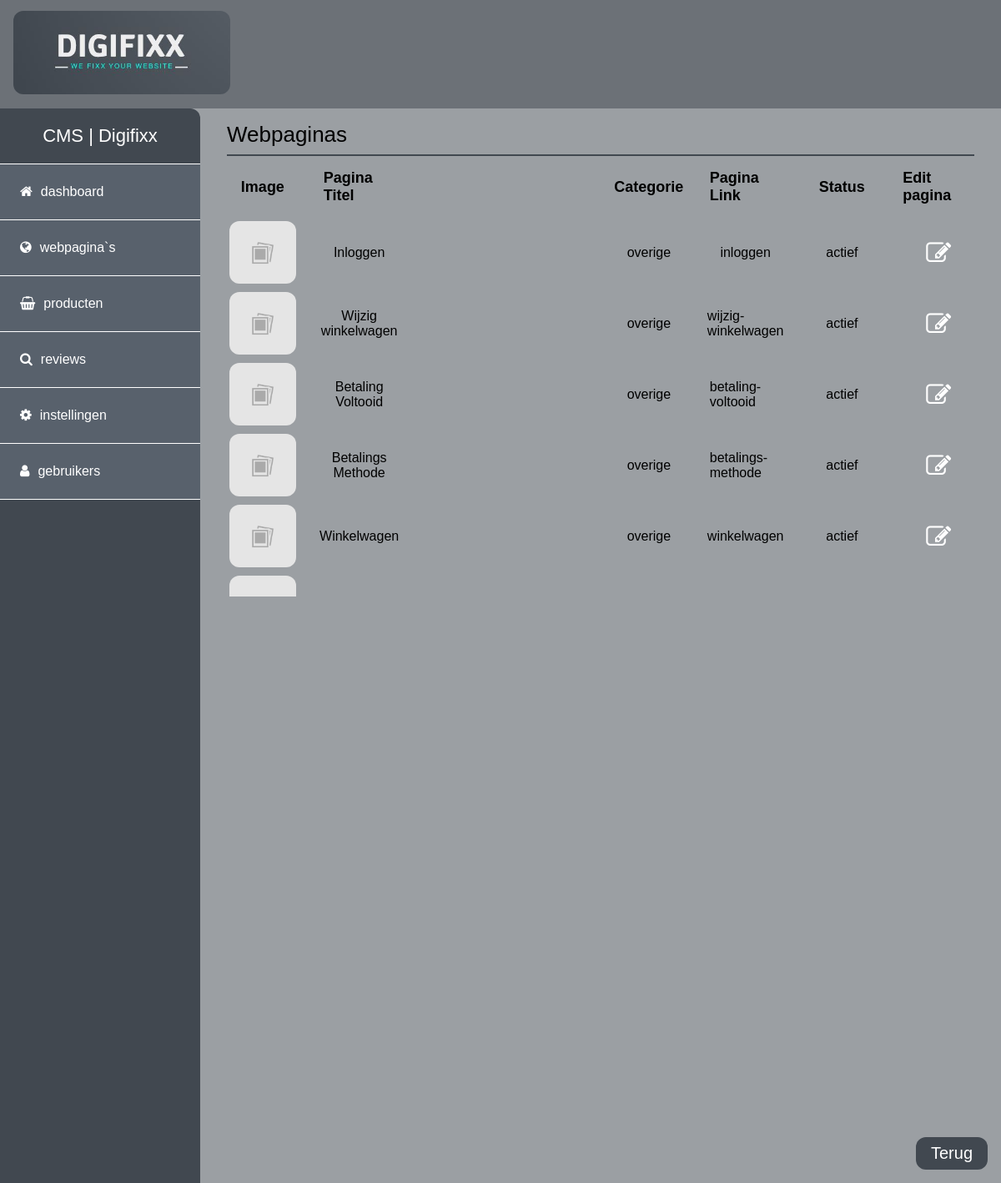
The page /cms/maincms.php?page=webpaginas (signed in) on the database its author committed.
### tables this page shows
CREATE TABLE `digifixxcms_gebruikers` (
  `id` int(11) NOT NULL,
  `username` varchar(20) NOT NULL,
  `niveau` varchar(200) NOT NULL DEFAULT 'gebruiker',
  `email` varchar(50) NOT NULL,
  `password` char(128) NOT NULL,
  `titel` varchar(50) NOT NULL,
  `geslacht` varchar(15) NOT NULL,
  `voorletters` varchar(15) NOT NULL,
  `tussenvoegsel` varchar(20) NOT NULL,
  `achternaam` varchar(50) NOT NULL,
  `adres` varchar(50) NOT NULL,
  `postcode` varchar(7) NOT NULL,
  `plaats` varchar(50) NOT NULL,
  `telefoon` varchar(12) NOT NULL,
  `mobiel` varchar(10) NOT NULL,
  `actief` varchar(5) NOT NULL,
  `datum_invoer` datetime NOT NULL,
  `ipadres` varchar(20) NOT NULL
);

CREATE TABLE `digifixxcms` (
  `id` int(11) NOT NULL,
  `item1` varchar(200) NOT NULL,
  `item2` varchar(200) NOT NULL,
  `item3` varchar(200) NOT NULL,
  `item4` varchar(200) NOT NULL,
  `item5` varchar(200) NOT NULL,
  `tekst` longtext NOT NULL,
  `keuze` varchar(100) NOT NULL,
  `paginaurl` varchar(200) NOT NULL,
  `status` varchar(100) NOT NULL DEFAULT 'actief',
  `datum` date NOT NULL DEFAULT current_timestamp()
);

CREATE TABLE `digifixx_settings` (
  `id` int(11) NOT NULL,
  `weburl` text NOT NULL,
  `naamwebsite` varchar(100) NOT NULL
);

### cms/login/config.php (called while the page is built, shortened)
<?php
$mysqli = new mysqli(HOST, USER, PASSWORD, DATABASE);
$instellingen = $mysqli->query("SELECT * FROM digifixx_settings WHERE id = '1'") or die($mysqli->error.__LINE__);
$rowinstellingen = $instellingen->fetch_assoc();
if ($rowinstellingen['weburl'] <> "") { $url = $rowinstellingen['weburl']; }
else { $url = (isset($_SERVER['HTTPS']) ? "https" : "http") . "://$_SERVER[HTTP_HOST]"."/~".$ftpuser; }
?>

### cms/php/webpaginas.php (the view)
<?php
$sqlWebpaginas = $mysqli -> prepare("SELECT id, item1, keuze, paginaurl, status FROM digifixxcms ORDER BY id DESC") or die ($mysqli->error.__LINE__);
$sqlWebpaginas->execute();
$sqlWebpaginas->store_result();
$sqlWebpaginas->bind_result($idWebpaginas, $titelWebpaginas, $catWebpaginas, $urlWebpaginas, $statusWebpaginas);
?>
<section id="webpaginas">
    <div class="title"><?=ucfirst($_GET['page']);?></div>
    <div class="webpaginaTitels">
        <div class="pageIMG">Image</div>
        <div class="pageTITLE">Pagina Titel</div>
        <div class="pageCAT">Categorie</div>
        <div class="pageURL">Pagina Link</div>
        <div class="pageSTATUS">Status</div>
        <div class="pageEDIT">Edit pagina</div>
    </div>
    <div id="webpaginas-wrapper">
        <?php
            while($sqlWebpaginas->fetch()){
                $query = $mysqli->query("SELECT * FROM digifixx_images WHERE cms_id = ".$idWebpaginas." LIMIT 1");
                ?>
                <div class="webpagina">
                    <div class="pageIMG">
                       <?php if($query->num_rows > 0){
                            while($row = $query->fetch_assoc()){
                                $imageURL = '../img/'.$row["file_name"];
                        ?>
                            <img src="<?php echo $imageURL; ?>" height="100%" width="100%" alt="" />
                        <?php }
                        }else{ ?>
                            <img src="<?=$urlCMS;?>/images/noimg.jpg" height="100%" width="100%" alt="" />
                        <?php } ?>
                    </div>
                    <div class="pageTITLE"><?=$titelWebpaginas;?></div>
                    <div class="pageCAT"><?=$catWebpaginas;?></div>
                    <div class="pageURL"><?=$urlWebpaginas;?></div>
                    <div class="pageSTATUS"><?=$statusWebpaginas;?></div>
                    <div class="pageEDIT"><a href="?page=pagina_bewerken&id=<?=$idWebpaginas;?>"><i class="fa fa-edit"></i></a></div>
                </div>
        <?php } ?>
    </div>
</section>

### cms/php/hoofdmenu.php (shortened to what this page needs)
<?php
$pageIsset = isset($_GET['page']);
$pageIsNotset = !isset($_GET['page']);
?>
<ul id="hoofdmenu">
    <span id="title">CMS | <?php echo ucfirst($rowUser['username']); ?></span>
        <li><a <?php if ($pageIsNotset or $pageIsset == "dashboard") { echo "class=\"active\""; } ?> href="?page=dashboard"><i class="fa fa-home"></i><span class="menu-item">dashboard</span></a></li>
    <?php if ($rowUser['niveau'] != "gebruiker") {  ?>
        <li><a <?php if ($pageIsset == "webpaginas") { echo "class=\"active\""; } ?> href="?page=webpaginas"><i class="fa fa-globe"></i><span class="menu-item">webpagina`s</span></a></li>
        <li><a <?php if ($pageIsset== "producten") { echo "class=\"active\""; } ?> href="?page=producten"><i class="fa fa-shopping-basket"></i><span class="menu-item">producten</span></a></li>
        <li><a <?php if ($pageIsset== "reviews") { echo "class=\"active\""; } ?> href="?page=reviews"><i class="fa fa-search"></i><span class="menu-item">reviews</span></a></li>
    <?php } ?>
    <?php if ($rowUser['niveau'] == "admin" || $rowUser['niveau'] == "medewerker") {  ?>
        <li><a <?php if ($pageIsset== "instellingen") { echo "class=\"active\""; } ?> href="?page=instellingen"><i class="fa fa-cog"></i><span class="menu-item">instellingen</span></a></li>
        <li><a <?php if ($pageIsset== "gebruikers") { echo "class=\"active\""; } ?> href="?page=gebruikers"><i class="fa fa-user"></i><span class="menu-item">gebruikers</span></a></li>
    <?php } ?>
</ul>

### cms/css/cmsStyle.css (style rules this page uses)
body { margin: 0 auto; scroll-behavior: smooth; font-family: "Rosario", sans-serif; }
main aside #hoofdmenu { list-style: none; padding: 0; margin: 0; }
main aside #hoofdmenu #title { display: flex; justify-content: center; align-items: center; padding: 1.25rem; font-size: 22px; color: #fff; }
main aside #hoofdmenu li { background-color: #58616c; border-top: solid 1px #fff; width: 100%; overflow: hidden; }
main aside #hoofdmenu li:last-of-type { border-bottom: solid 1px #fff; }
main aside #hoofdmenu li a { position: relative; color: #fff; text-decoration: none; display: inline-flex; gap: 10px; font-size: 16px; width: 100%; padding: 1.5rem; transition: all 0.3s; }
main article section#webpaginas #webpaginas-wrapper { display: flex; flex-direction: column; gap: 10px; height: 450px; overflow-y: scroll; }
main article section#webpaginas #webpaginas-wrapper .webpagina { display: grid; grid-template-columns: repeat(8, minmax(0, 1fr)); grid-gap: 30px; align-items: center; justify-items: center; }
main article section#webpaginas #webpaginas-wrapper .webpagina .pageIMG { height: 75px; width: 80px; }
main article section#webpaginas #webpaginas-wrapper .webpagina .pageIMG img { -o-object-fit: cover; object-fit: cover; border-radius: 12px; }
main article section#webpaginas #webpaginas-wrapper .webpagina .pageTITLE { text-align: center; }
main article section#webpaginas #webpaginas-wrapper .webpagina .pageCAT { grid-column-start: 5; }
main article section#webpaginas #webpaginas-wrapper .webpagina .pageEDIT i { font-size: 30px; color: #fff; }
main article section#webpaginas .webpaginaTitels { display: grid; grid-template-columns: repeat(8, minmax(0, 1fr)); grid-gap: 30px; align-items: center; justify-items: center; padding-bottom: 20px; }
main article section#webpaginas .webpaginaTitels > div { font-size: 18px; font-weight: 600; }
main article section#webpaginas .webpaginaTitels .pageIMG { height: auto; width: auto; }
main article section#webpaginas .webpaginaTitels .pageCAT { grid-column-start: 5; }
main article section .title { font-size: 26px; font-weight: 500; padding-bottom: 0.5rem; margin-bottom: 1rem; border-bottom: 2px solid #414850; }

### cms/maincms.php (style rules this page uses)
body { background: #41485085; }

### rows shown on the page
digifixxcms_gebruikers: username "Digifixx"
digifixxcms: digifixx_settings.weburl (placeholder picture), item1 "Inloggen", keuze "overige", paginaurl "inloggen", status "actief"
digifixxcms: digifixx_settings.weburl (placeholder picture), item1 "Wijzig winkelwagen", keuze "overige", paginaurl "wijzig-winkelwagen", status "actief"
digifixxcms: digifixx_settings.weburl (placeholder picture), item1 "Betaling Voltooid", keuze "overige", paginaurl "betaling-voltooid", status "actief"
digifixxcms: digifixx_settings.weburl (placeholder picture), item1 "Betalings Methode", keuze "overige", paginaurl "betalings-methode", status "actief"
digifixxcms: digifixx_settings.weburl (placeholder picture), item1 "Winkelwagen", keuze "overige", paginaurl "winkelwagen", status "actief"
digifixxcms: digifixx_settings.weburl (placeholder picture)

### other values the page prints
$_GET['page'] "Webpaginas"
